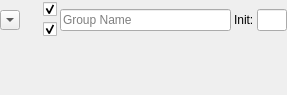
<?xml version="1.0" encoding="UTF-8"?>
<ui version="4.0">
 <class>CombatantGroupWidget</class>
 <widget class="QFrame" name="CombatantGroupWidget">
  <property name="geometry">
   <rect>
    <x>0</x>
    <y>0</y>
    <width>287</width>
    <height>95</height>
   </rect>
  </property>
  <property name="sizePolicy">
   <sizepolicy hsizetype="Preferred" vsizetype="Preferred">
    <horstretch>0</horstretch>
    <verstretch>0</verstretch>
   </sizepolicy>
  </property>
  <property name="styleSheet">
   <string notr="true">background-image: url(:/img/data/parchment.jpg);</string>
  </property>
  <layout class="QVBoxLayout" name="verticalLayout_2">
   <property name="spacing">
    <number>0</number>
   </property>
   <property name="leftMargin">
    <number>0</number>
   </property>
   <property name="topMargin">
    <number>0</number>
   </property>
   <property name="rightMargin">
    <number>0</number>
   </property>
   <property name="bottomMargin">
    <number>0</number>
   </property>
   <item>
    <layout class="QHBoxLayout" name="horizontalLayout_3">
     <property name="spacing">
      <number>3</number>
     </property>
     <item>
      <widget class="QToolButton" name="btnCollapse">
       <property name="sizePolicy">
        <sizepolicy hsizetype="Fixed" vsizetype="Fixed">
         <horstretch>0</horstretch>
         <verstretch>0</verstretch>
        </sizepolicy>
       </property>
       <property name="maximumSize">
        <size>
         <width>20</width>
         <height>20</height>
        </size>
       </property>
       <property name="toolTip">
        <string>Expand/Collapse Group</string>
       </property>
       <property name="text">
        <string/>
       </property>
       <property name="checkable">
        <bool>true</bool>
       </property>
       <property name="checked">
        <bool>false</bool>
       </property>
       <property name="arrowType">
        <enum>Qt::ArrowType::DownArrow</enum>
       </property>
      </widget>
     </item>
     <item>
      <layout class="QVBoxLayout" name="verticalLayout">
       <property name="spacing">
        <number>0</number>
       </property>
       <item>
        <layout class="QHBoxLayout" name="horizontalLayout">
         <property name="spacing">
          <number>0</number>
         </property>
         <item>
          <widget class="QLabel" name="label">
           <property name="minimumSize">
            <size>
             <width>20</width>
             <height>20</height>
            </size>
           </property>
           <property name="maximumSize">
            <size>
             <width>20</width>
             <height>20</height>
            </size>
           </property>
           <property name="text">
            <string/>
           </property>
           <property name="pixmap">
            <pixmap resource="resources.qrc">:/img/data/small_icon_eye.png</pixmap>
           </property>
          </widget>
         </item>
         <item>
          <widget class="QCheckBox" name="chkVisible">
           <property name="sizePolicy">
            <sizepolicy hsizetype="Fixed" vsizetype="Fixed">
             <horstretch>0</horstretch>
             <verstretch>0</verstretch>
            </sizepolicy>
           </property>
           <property name="toolTip">
            <string>Group Visibility</string>
           </property>
           <property name="text">
            <string/>
           </property>
           <property name="checked">
            <bool>true</bool>
           </property>
          </widget>
         </item>
        </layout>
       </item>
       <item>
        <layout class="QHBoxLayout" name="horizontalLayout_2">
         <property name="spacing">
          <number>0</number>
         </property>
         <item>
          <widget class="QLabel" name="label_3">
           <property name="minimumSize">
            <size>
             <width>20</width>
             <height>20</height>
            </size>
           </property>
           <property name="maximumSize">
            <size>
             <width>20</width>
             <height>20</height>
            </size>
           </property>
           <property name="text">
            <string/>
           </property>
           <property name="pixmap">
            <pixmap resource="resources.qrc">:/img/data/small_icon_secret.png</pixmap>
           </property>
          </widget>
         </item>
         <item>
          <widget class="QCheckBox" name="chkKnown">
           <property name="sizePolicy">
            <sizepolicy hsizetype="Fixed" vsizetype="Fixed">
             <horstretch>0</horstretch>
             <verstretch>0</verstretch>
            </sizepolicy>
           </property>
           <property name="toolTip">
            <string>Group Known</string>
           </property>
           <property name="text">
            <string/>
           </property>
           <property name="checked">
            <bool>true</bool>
           </property>
          </widget>
         </item>
        </layout>
       </item>
      </layout>
     </item>
     <item>
      <widget class="QLineEdit" name="edtGroupName">
       <property name="sizePolicy">
        <sizepolicy hsizetype="Expanding" vsizetype="Fixed">
         <horstretch>1</horstretch>
         <verstretch>0</verstretch>
        </sizepolicy>
       </property>
       <property name="minimumSize">
        <size>
         <width>60</width>
         <height>0</height>
        </size>
       </property>
       <property name="toolTip">
        <string>Group Name</string>
       </property>
       <property name="placeholderText">
        <string>Group Name</string>
       </property>
      </widget>
     </item>
     <item>
      <widget class="QLabel" name="label_2">
       <property name="minimumSize">
        <size>
         <width>0</width>
         <height>20</height>
        </size>
       </property>
       <property name="maximumSize">
        <size>
         <width>16777215</width>
         <height>20</height>
        </size>
       </property>
       <property name="text">
        <string>Init:</string>
       </property>
      </widget>
     </item>
     <item>
      <widget class="QLineEdit" name="edtGroupInit">
       <property name="sizePolicy">
        <sizepolicy hsizetype="Fixed" vsizetype="Fixed">
         <horstretch>0</horstretch>
         <verstretch>0</verstretch>
        </sizepolicy>
       </property>
       <property name="maximumSize">
        <size>
         <width>30</width>
         <height>16777215</height>
        </size>
       </property>
       <property name="toolTip">
        <string>Group Initiative</string>
       </property>
       <property name="alignment">
        <set>Qt::AlignmentFlag::AlignCenter</set>
       </property>
      </widget>
     </item>
    </layout>
   </item>
   <item>
    <widget class="QWidget" name="contentWidget" native="true">
     <property name="styleSheet">
      <string notr="true">background: transparent;</string>
     </property>
     <layout class="QVBoxLayout" name="contentLayout">
      <property name="spacing">
       <number>0</number>
      </property>
      <property name="leftMargin">
       <number>20</number>
      </property>
      <property name="topMargin">
       <number>0</number>
      </property>
      <property name="rightMargin">
       <number>0</number>
      </property>
      <property name="bottomMargin">
       <number>0</number>
      </property>
     </layout>
    </widget>
   </item>
  </layout>
 </widget>
 <resources>
  <include location="resources.qrc"/>
 </resources>
 <connections/>
</ui>
